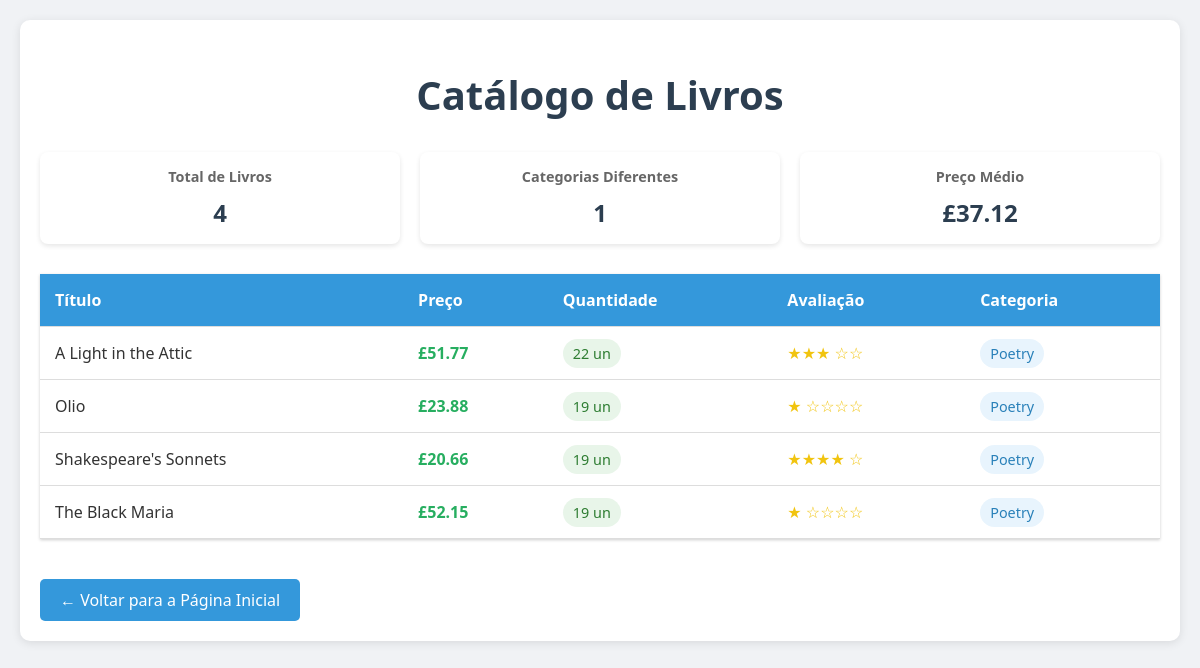
The app's page /livros/categoria/8 with its own data.
### tables this page shows
CREATE TABLE livros (
                id INTEGER PRIMARY KEY AUTOINCREMENT,
                titulo TEXT NOT NULL UNIQUE,
                preco REAL NOT NULL,
                quantidade INTEGER NOT NULL,
                avaliacao INTEGER NOT NULL,
                categoria_id INTEGER,
                FOREIGN KEY (categoria_id) REFERENCES categorias(id)
            );

CREATE TABLE "categorias" (
                id INTEGER PRIMARY KEY AUTOINCREMENT,
                nome TEXT NOT NULL UNIQUE,
                contador_repeticoes INTEGER NOT NULL DEFAULT 0
            );

### app.py (the view)
@app.route('/livros/categoria/<int:categoria_id>')
def livros_por_categoria(categoria_id):
    try:
        conn = conectar_banco()
        if not conn:
            abort(500)
        cursor = conn.cursor()
        cursor.execute('SELECT nome FROM categorias WHERE id = ?', (categoria_id,))
        categoria = cursor.fetchone()
        if not categoria:
            abort(404)  # Categoria não encontrada
        cursor.execute('''
            SELECT l.titulo, l.preco, l.quantidade, l.avaliacao,
                   c.nome as categoria_nome
            FROM livros l
            LEFT JOIN categorias c ON l.categoria_id = c.id
            WHERE l.categoria_id = ?
            ORDER BY l.titulo ASC
        ''', (categoria_id,))
        livros = cursor.fetchall()
        conn.close()
        return render_template('livros.html',
                             livros=livros,
                             categoria_nome=categoria['nome'])
    except Exception as e:
        print(f"Erro na rota livros_por_categoria: {e}")
        abort(500)

### app.py (called while the page is built)
def conectar_banco():
    try:
        conn = sqlite3.connect(DB_PATH)
        conn.row_factory = sqlite3.Row
        return conn
    except Exception as e:
        print(f"Erro ao conectar ao banco de dados: {e}")
        return None

### templates/livros.html (shortened to what this page needs)
<!DOCTYPE html>
<html lang="pt-br">
<head>
</head>
<body>
    <div class="container">
        <h1>Catálogo de Livros</h1>
        <div class="stats-container">
            <div class="stat-card">
                <h3>Total de Livros</h3>
                <p>{{ livros|length }}</p>
            </div>
            <div class="stat-card">
                <h3>Categorias Diferentes</h3>
                <p>{{ livros|map(attribute='categoria_nome')|unique|list|length }}</p>
            </div>
            <div class="stat-card">
                <h3>Preço Médio</h3>
                <p>£{{ "%.2f"|format(livros|map(attribute='preco')|sum / livros|length) }}</p>
            </div>
        </div>
        {% if livros %}
        <table>
            <thead>
                <tr>
                    <th>Título</th>
                    <th>Preço</th>
                    <th>Quantidade</th>
                    <th>Avaliação</th>
                    <th>Categoria</th>
                </tr>
            </thead>
            <tbody>
                {% for livro in livros %}
                <tr>
                    <td>{{ livro.titulo }}</td>
                    <td class="price">£{{ "%.2f"|format(livro.preco) }}</td>
                    <td>
                        <span class="stock {% if livro.quantidade > 15 %}high{% elif livro.quantidade > 5 %}medium{% else %}low{% endif %}">
                            {{ livro.quantidade }} un
                        </span>
                    </td>
                    <td class="rating">
                        {% for _ in range(livro.avaliacao) %}★{% endfor %}
                        {% for _ in range(5 - livro.avaliacao) %}☆{% endfor %}
                    </td>
                    <td><span class="category-badge">{{ livro.categoria_nome }}</span></td>
                </tr>
                {% endfor %}
            </tbody>
        </table>
        {% else %}
        <p>Nenhum livro encontrado no catálogo.</p>
        {% endif %}
        <a href="/" class="back-button">← Voltar para a Página Inicial</a>
    </div>
</body>
</html>

### templates/livros.html (style rules this page uses)
body { font-family: 'Segoe UI', Tahoma, Geneva, Verdana, sans-serif; margin: 0; padding: 20px; background-color: #f0f2f5; color: #333; }
.container { max-width: 1200px; margin: 0 auto; background-color: white; padding: 20px; border-radius: 10px; box-shadow: 0 2px 10px rgba(0,0,0,0.1); }
h1 { color: #2c3e50; text-align: center; margin-bottom: 30px; font-size: 2.5em; }
.stats-container { display: grid; grid-template-columns: repeat(auto-fit, minmax(200px, 1fr)); gap: 20px; margin-bottom: 30px; }
.stat-card { background-color: #fff; padding: 15px; border-radius: 8px; box-shadow: 0 2px 5px rgba(0,0,0,0.1); text-align: center; }
.stat-card h3 { margin: 0; color: #666; font-size: 0.9em; }
.stat-card p { margin: 10px 0 0; font-size: 1.5em; color: #2c3e50; font-weight: bold; }
table { width: 100%; border-collapse: collapse; margin: 20px 0; background-color: white; box-shadow: 0 1px 3px rgba(0,0,0,0.2); }
th, td { padding: 15px; text-align: left; border-bottom: 1px solid #ddd; }
th { background-color: #3498db; color: white; font-weight: 600; }
.price { color: #27ae60; font-weight: bold; }
.stock { padding: 5px 10px; border-radius: 15px; font-size: 0.9em; }
.stock.high { background-color: #e8f5e9; color: #2e7d32; }
.rating { color: #f1c40f; }
.category-badge { background-color: #e8f4fd; color: #2980b9; padding: 5px 10px; border-radius: 15px; font-size: 0.9em; }
.back-button { display: inline-block; padding: 10px 20px; background-color: #3498db; color: white; text-decoration: none; border-radius: 5px; transition: background-color 0.3s; margin-top: 20px; }

### records on screen
livros: titulo "A Light in the Attic", preco "51.77", quantidade "22", categoria_nome "Poetry"
livros: titulo "Olio", preco "23.88", quantidade "19", avaliacao 1 (drawn), categoria_nome "Poetry"
livros: titulo "Shakespeare's Sonnets", preco "20.66", quantidade "19", categoria_nome "Poetry"
livros: titulo "The Black Maria", preco "52.15", quantidade "19", avaliacao 1 (drawn), categoria_nome "Poetry"

### other values on screen
{{ livros|length }} "4"
{{ livros|map(attribute='categoria_nome')|unique|list|length }} "1"
{{ "%.2f"|format(livros|map(attribute='preco')|sum / livros|length) }} "37.12"
